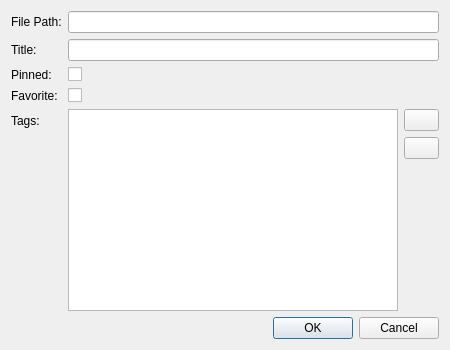
<?xml version="1.0" encoding="UTF-8"?>
<ui version="4.0">
 <class>DocumentInfoDialog</class>
 <widget class="QDialog" name="DocumentInfoDialog">
  <property name="windowModality">
   <enum>Qt::ApplicationModal</enum>
  </property>
  <property name="geometry">
   <rect>
    <x>0</x>
    <y>0</y>
    <width>450</width>
    <height>350</height>
   </rect>
  </property>
  <property name="sizePolicy">
   <sizepolicy hsizetype="Fixed" vsizetype="Fixed">
    <horstretch>0</horstretch>
    <verstretch>0</verstretch>
   </sizepolicy>
  </property>
  <property name="minimumSize">
   <size>
    <width>450</width>
    <height>350</height>
   </size>
  </property>
  <property name="maximumSize">
   <size>
    <width>450</width>
    <height>350</height>
   </size>
  </property>
  <property name="windowTitle">
   <string>Document Information</string>
  </property>
  <property name="modal">
   <bool>true</bool>
  </property>
  <layout class="QFormLayout" name="formLayout">
   <item row="0" column="0">
    <widget class="QLabel" name="filePathLabel">
     <property name="text">
      <string>File Path:</string>
     </property>
    </widget>
   </item>
   <item row="1" column="0">
    <widget class="QLabel" name="titleLabel">
     <property name="text">
      <string>Title:</string>
     </property>
    </widget>
   </item>
   <item row="1" column="1">
    <widget class="QLineEdit" name="mTitle"/>
   </item>
   <item row="2" column="0">
    <widget class="QLabel" name="pinnedLabel">
     <property name="text">
      <string>Pinned:</string>
     </property>
    </widget>
   </item>
   <item row="2" column="1">
    <widget class="QCheckBox" name="mPinned"/>
   </item>
   <item row="3" column="0">
    <widget class="QLabel" name="favoriteLabel">
     <property name="text">
      <string>Favorite:</string>
     </property>
    </widget>
   </item>
   <item row="3" column="1">
    <widget class="QCheckBox" name="mFavorited"/>
   </item>
   <item row="4" column="0">
    <widget class="QLabel" name="tagsLabel">
     <property name="text">
      <string>Tags:</string>
     </property>
    </widget>
   </item>
   <item row="4" column="1">
    <layout class="QHBoxLayout" name="horizontalLayout">
     <item>
      <widget class="QListView" name="mTags"/>
     </item>
     <item>
      <layout class="QVBoxLayout" name="verticalLayout">
       <item>
        <widget class="QPushButton" name="mAddTag">
         <property name="maximumSize">
          <size>
           <width>35</width>
           <height>16777215</height>
          </size>
         </property>
         <property name="toolTip">
          <string>Add a tag</string>
         </property>
         <property name="text">
          <string/>
         </property>
         <property name="icon">
          <iconset resource="../DeepTags.qrc">
           <normaloff>:/images/add.png</normaloff>:/images/add.png</iconset>
         </property>
        </widget>
       </item>
       <item>
        <widget class="QPushButton" name="mDeleteTag">
         <property name="maximumSize">
          <size>
           <width>35</width>
           <height>16777215</height>
          </size>
         </property>
         <property name="toolTip">
          <string>Delete a tag</string>
         </property>
         <property name="text">
          <string/>
         </property>
         <property name="icon">
          <iconset resource="../DeepTags.qrc">
           <normaloff>:/images/delete.png</normaloff>:/images/delete.png</iconset>
         </property>
        </widget>
       </item>
       <item>
        <spacer name="verticalSpacer">
         <property name="orientation">
          <enum>Qt::Vertical</enum>
         </property>
         <property name="sizeHint" stdset="0">
          <size>
           <width>20</width>
           <height>40</height>
          </size>
         </property>
        </spacer>
       </item>
      </layout>
     </item>
    </layout>
   </item>
   <item row="5" column="1">
    <widget class="QDialogButtonBox" name="buttons">
     <property name="standardButtons">
      <set>QDialogButtonBox::Cancel|QDialogButtonBox::Ok</set>
     </property>
    </widget>
   </item>
   <item row="0" column="1">
    <widget class="QLineEdit" name="mPath">
     <property name="readOnly">
      <bool>true</bool>
     </property>
    </widget>
   </item>
  </layout>
 </widget>
 <resources>
  <include location="../DeepTags.qrc"/>
 </resources>
 <connections/>
</ui>
